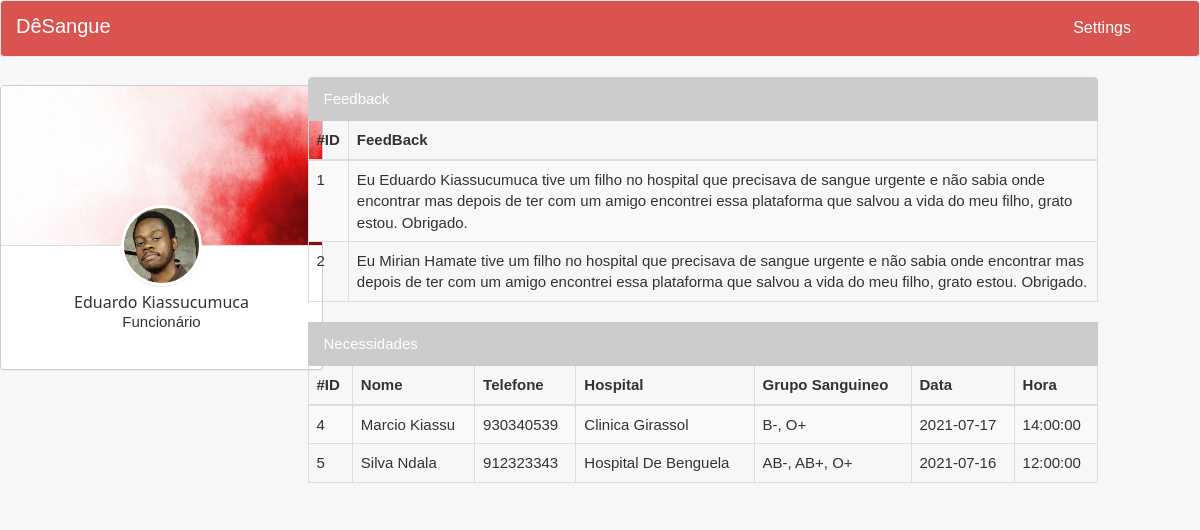
The page /painel_de_controle.php on the database its author committed.
### tables this page shows
CREATE TABLE IF NOT EXISTS `tb_feedback` (
`id_feedback` int(11) NOT NULL,
  `nome_visitante` varchar(100) NOT NULL,
  `descricao_visitante` varchar(900) NOT NULL
);

CREATE TABLE IF NOT EXISTS `tb_necessidades` (
`id_necessidade` int(11) NOT NULL,
  `fk_hospital` int(11) NOT NULL,
  `fk_doador` int(11) NOT NULL,
  `grupo_sanguineo` varchar(50) NOT NULL,
  `img_hospital` varchar(100) NOT NULL,
  `observacao` varchar(100) NOT NULL,
  `data` date NOT NULL,
  `hora` time NOT NULL
);

CREATE TABLE IF NOT EXISTS `tb_doador` (
`id_doador` int(11) NOT NULL,
  `id_endereco` int(11) NOT NULL,
  `id_grpsanguineo` int(11) NOT NULL,
  `fk_religiao` int(11) NOT NULL,
  `genero` varchar(20) NOT NULL,
  `data_nascimento` date NOT NULL,
  `nome` varchar(100) NOT NULL,
  `sobrenome` varchar(100) NOT NULL,
  `email` varchar(100) NOT NULL,
  `senha` varchar(100) NOT NULL,
  `telefone_principal` int(9) NOT NULL,
  `telefone_secundario` int(9) NOT NULL,
  `estado` int(11) NOT NULL DEFAULT '1',
  `motivo` varchar(100) NOT NULL
);

CREATE TABLE IF NOT EXISTS `tb_hospital` (
`id_hospital` int(11) NOT NULL,
  `nome_hospital` varchar(100) NOT NULL,
  `fk_endereco` int(100) NOT NULL
);

### painel_de_controle.php (the view, shortened to what this page needs)
<!Doctype html>
<html>
<head>
<link href="css/bootstrap.min.css" rel="stylesheet">
<link href="css/estilo_painel.css" rel="stylesheet">
<link rel="stylesheet" href="css/w3.css">
<link rel="stylesheet" href="css/font4-awesome.min.css">
</head>
 <body>
 <nav class="navbar navbar-default" style="background-color:#d9534f;">
  <a class="navbar-brand" href="index.php" style="color: White;font-size: 20px;">DêSangue</a>
<div class="dropdown" style="float: right; margin-right: 3%;">
  <a class="btn btn-default dropbtn" href="#" style="background-color:#d9534f; color:white;">Settings <i class="fas fa-angle-down" style="font-size:15px; color: white;"></i></a>
</div>
</nav>
<div class="row"style="">
  <div class="col-sm-3 col-md-3" style="">
<div class="panel panel-default panel-profile m-b-0">
            <div class="panel-heading" style="background-image: url(fotos/fundo.jpg);"></div>
            <div class="panel-body text-center">
              <img class="panel-profile-img" src="fotos/muka.jpg" style="width:30%">
              <h5 class="panel-title">Eduardo Kiassucumuca</h5>
              <p class="m-b">Funcionário</p>
          </div>
       </div>
</div>
 <div class="col-sm-8 col-md-8" style="">
<a  class="list-group-item active" style="z-index: 2; color: #fff; background-color: #ccc; border-color: #ccc; width: 100%;">
Feedback
  </a>
 <div class="table-responsive">
  <table class="table table-striped table-bordered">
    <thead>
       <tr>
            <th>#ID</th>
            <th>FeedBack</th>
         </tr>
    </thead>
  <tbody>
         <?php
  $sql_feedback=mysqli_query($conexao, "select * from tb_feedback");
     while($linha=mysqli_fetch_array($sql_feedback)):
    ?>
                <tr>
                  <td><?php echo $linha['id_feedback'];?></td>
                  <td><?php echo $linha['descricao_visitante'];?></td>
          <?php
           endwhile;
          ?>
      </tr>
  </tbody>
  </table>
<a  class="list-group-item active" style="z-index: 2; color: #fff; background-color: #ccc; border-color: #ccc; width: 100%;">
Necessidades
  </a>
 <div class="table-responsive">
  <table class="table table-striped table-bordered">
    <thead>
       <tr>
            <th>#ID</th>
            <th>Nome</th>
            <th>Telefone</th>
            <th>Hospital</th>
            <th>Grupo Sanguineo</th>
            <th>Data</th>
            <th>Hora</th>
         </tr>
    </thead>
  <tbody>
         <?php
  $sql_feedback=mysqli_query($conexao, "select * from tb_necessidades inner join tb_doador on tb_doador.id_doador = tb_necessidades.fk_doador inner join tb_hospital on tb_hospital.id_hospital = tb_necessidades.fk_hospital;");
     while($linha=mysqli_fetch_array($sql_feedback)):
    ?>
                <tr>
                  <td><?php echo $linha['id_necessidade'];?></td>
                  <td><?php echo $linha['nome']." ".$linha['sobrenome'];?></td>
                  <td><?php echo $linha['telefone_principal'];?></td>
                  <td><?php echo $linha['nome_hospital'];?></td>
                  <td><?php echo $linha['grupo_sanguineo'];?></td>
                  <td><?php echo $linha['data'];?></td>
                  <td><?php echo $linha['hora'];?></td>
          <?php
           endwhile;
          ?>
      </tr>
  </tbody>
  </table>
</div>
 </body>
 </html>

### css/estilo_painel.css (style rules this page uses)
body { background-color: #f7f7f9; }
.list-group-item { color:black; }
.panel-default { margin-top:3%; border-color: #ddd; width:323px; }
.panel { margin-bottom: 20px; background-color: #fff; border: 1px solid #ccc; border-radius: 4px; -webkit-box-shadow: 0 1px 1px rgba(0,0,0,.05); box-shadow: 0 1px 1px rgba(0,0,0,.05); }
.panel-profile .panel-heading { height: 160px; background-size: cover; }
.panel-default>.panel-heading { color: #333; background-color: #f5f5f5; border-color: #ddd; }
.panel-body { padding: 25px; }
.panel-profile-img { max-width: 100px; margin-top: -70px; margin-bottom: 5px; border: 3px solid #fff; border-radius: 100%; box-shadow: 0 1px 1px rgba(0,0,0,0.1); }

### css/w3.css (style rules this page uses)
html { box-sizing:border-box }
*,*:before,*:after { box-sizing:inherit }
html { -ms-text-size-adjust:100%;-webkit-text-size-adjust:100% }
body { margin:0 }
article,aside,details,figcaption,figure,footer,header,main,menu,nav,section,summary { display:block }
a { background-color:transparent;-webkit-text-decoration-skip:objects }
img { border-style:none }
html,body { font-family:Verdana,sans-serif;font-size:15px;line-height:1.5 }
html { overflow-x:hidden }
h1,h2,h3,h4,h5,h6,.w3-slim,.w3-wide { font-family:"Segoe UI",Arial,sans-serif }
h5 { font-size:18px }
h1,h2,h3,h4,h5,h6 { font-weight:400;margin:10px 0 }
img { margin-bottom:-5px }
a { color:inherit }

### painel_de_controle.php (style rules this page uses)
.dropbtn { padding: 16px; font-size: 16px; border: none; }
.dropdown { position: relative; display: inline-block; }

### rows shown on the page
tb_feedback: id_feedback "1", descricao_visitante "Eu Eduardo Kiassucumuca tive um filho no hospital que precisava de sangue urgente e não sabia onde encontrar mas depois de ter com um amigo encontrei essa plataforma que salvou a vida do meu filho, grato estou. Obrigado."
tb_feedback: id_feedback "2", descricao_visitante "Eu Mirian Hamate tive um filho no hospital que precisava de sangue urgente e não sabia onde encontrar mas depois de ter com um amigo encontrei essa plataforma que salvou a vida do meu filho, grato estou. Obrigado."
tb_necessidades: id_necessidade "4", fk_doador.nome "Marcio", fk_doador.sobrenome "Kiassu", fk_doador.telefone_principal "930340539", fk_hospital.nome_hospital "Clinica Girassol", grupo_sanguineo "B-, O+", data "2021-07-17", hora "14:00:00"
tb_necessidades: id_necessidade "5", fk_doador.nome "Silva", fk_doador.sobrenome "Ndala", fk_doador.telefone_principal "912323343", fk_hospital.nome_hospital "Hospital De Benguela", grupo_sanguineo "AB-, AB+, O+", data "2021-07-16", hora "12:00:00"
